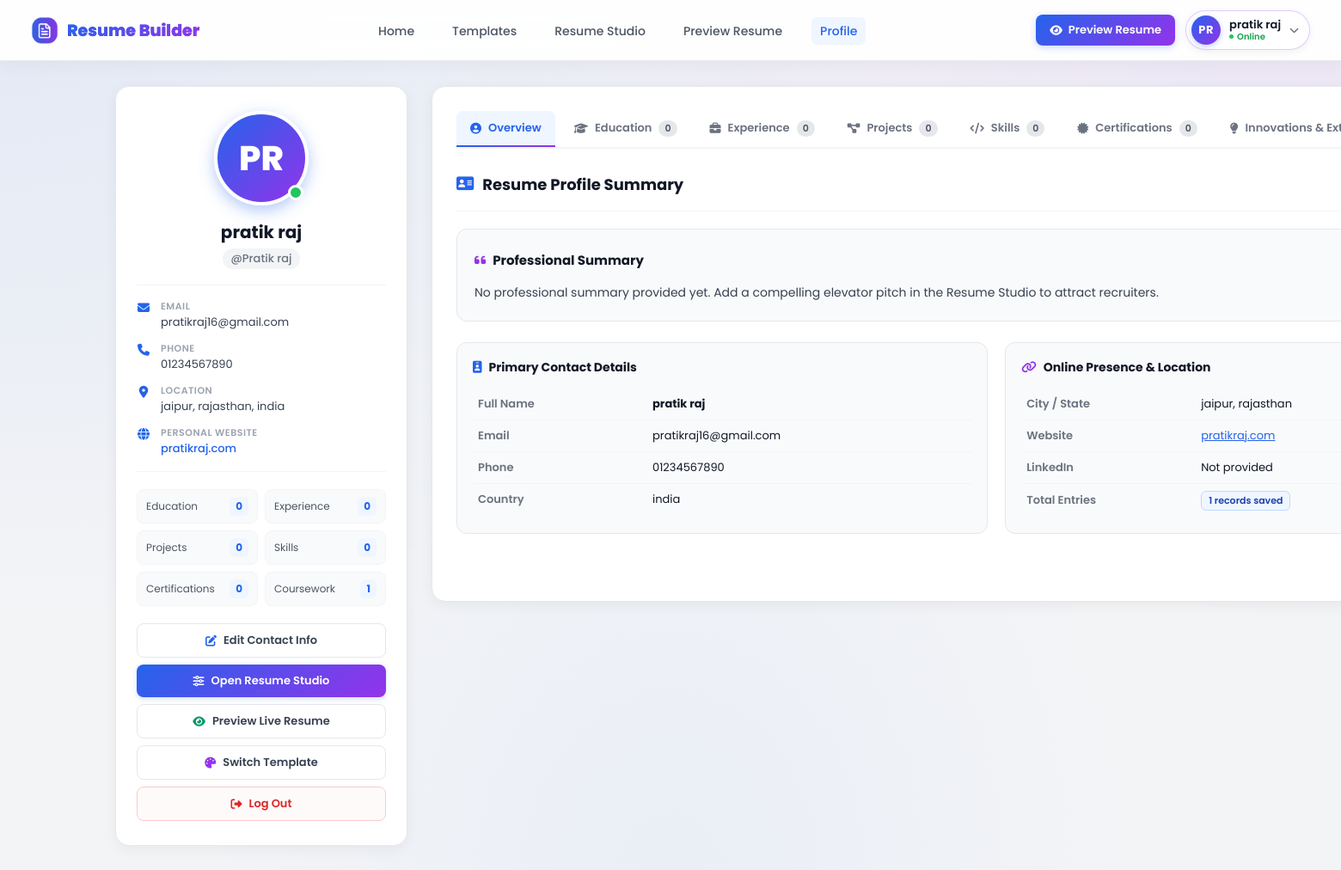
Screenshot of /profile (signed in) with the database file from the repository.
### tables this page shows
CREATE TABLE contacts (
            id INTEGER PRIMARY KEY AUTOINCREMENT,
            user_id INTEGER NOT NULL,
            fullname TEXT NOT NULL,
            email TEXT NOT NULL,
            phone TEXT NOT NULL,
            p_web TEXT NOT NULL,
            l_web TEXT NOT NULL,
            Country TEXT NOT NULL,
            State TEXT NOT NULL,
            City TEXT NOT NULL
        );

CREATE TABLE users (
            user_id INTEGER PRIMARY KEY AUTOINCREMENT,
            name TEXT NOT NULL,
            email TEXT UNIQUE NOT NULL,
            username TEXT UNIQUE NOT NULL,
            password TEXT NOT NULL
        , template TEXT DEFAULT 'classic');

### app.py (the view)
@app.route("/profile")
@login_required
def profile():
    user_id = session.get("user_id")
    user, contacts, education, summary, experience, projects, skills, certifications, innovations, coursework = get_user_by_id(user_id)
    stats = {
        'education': len(education) if education else 0,
        'experience': len(experience) if experience else 0,
        'projects': len(projects) if projects else 0,
        'skills': len(skills) if skills else 0,
        'certifications': len(certifications) if certifications else 0,
        'innovations': len(innovations) if innovations else 0,
        'coursework': len(coursework) if coursework else 0
    }
    stats['total'] = sum(stats.values())
    return render_template(
        "profile.html",
        user=user,
        contacts=contacts,
        education=education,
        summary=summary,
        experience=experience,
        projects=projects,
        skills=skills,
        certifications=certifications,
        innovations=innovations,
        coursework=coursework,
        stats=stats
    )

### app.py (called while the page is built)
def login_required(f):
    @wraps(f)
    def decorated_function(*args, **kwargs):
        if session.get('user_id') is None and not session.get('is_admin'):
            return redirect(url_for('login'))
        return f(*args, **kwargs)
    return decorated_function

### templates/profile.html (shortened to what this page needs)
<!DOCTYPE html>
<html lang="en">
<head>
    <link rel="stylesheet" href="https://cdnjs.cloudflare.com/ajax/libs/font-awesome/6.7.2/css/all.min.css">
    <link rel="stylesheet" type="text/css" href="/static/profile.css">
</head>
<body>
    <div class="navbar">
        <div class="logo">
            <img src="../static/Images/logo (2).png" alt="Logo">
            <a href="/">Resume Builder</a>
        </div>
        <ul>
            <li><a href="/">Home</a></li>
            <li><a href="/tempage">Templates</a></li>
            <li><a href="/homepage">Resume Studio</a></li>
            <li><a href="/previewForm">Preview Resume</a></li>
            <li><a href="/profile" class="active">Profile</a></li>
        </ul>
        <div class="nav-right-cluster">
            <a href="/previewForm" class="btn btn-primary">
                <i class="fa-solid fa-eye"></i> Preview Resume
            </a>
            <div class="user-menu-pill" title="Account Menu">
                <div class="user-pill-btn">
                    <div class="user-avatar-badge">
                        {{ current_user.initials if current_user else 'U' }}
                    </div>
                    <div class="user-pill-info">
                        <span class="user-pill-name">{{ current_user.name if current_user else (user['name'] if user else 'Candidate') }}</span>
                        <span class="user-pill-tag">Online</span>
                    </div>
                    <i class="fa-solid fa-chevron-down user-pill-caret"></i>
                </div>
            </div>
        </div>
    </div>
    <div class="profile-page-container">
        <div class="profile-main-grid">
            <div class="profile-card-left">
                <div class="profile-avatar-wrapper">
                    <div class="profile-avatar-large">
                        {{ current_user.initials if current_user else (user['name'][:2].upper() if user and user['name'] else 'U') }}
                    </div>
                    <div class="profile-avatar-badge-status" title="Status: Online"></div>
                </div>
                <h2 class="profile-user-name">{{ contacts['fullname'] if contacts and contacts['fullname'] else (user['name'] if user else 'Candidate') }}</h2>
                <span class="profile-user-username">@{{ user['username'] if user else 'user' }}</span>
                <div class="profile-details-list">
                    <div class="detail-item">
                        <i class="fa-solid fa-envelope"></i>
                        <div class="detail-item-content">
                            <strong>Email</strong>
                            <span>{{ user['email'] if user else (contacts['email'] if contacts else 'Not added') }}</span>
                        </div>
                    </div>
                    <div class="detail-item">
                        <i class="fa-solid fa-phone"></i>
                        <div class="detail-item-content">
                            <strong>Phone</strong>
                            <span>{{ contacts['phone'] if (contacts and contacts['phone']) else 'Not added' }}</span>
                        </div>
                    </div>
                    <div class="detail-item">
                        <i class="fa-solid fa-location-dot"></i>
                        <div class="detail-item-content">
                            <strong>Location</strong>
                            <span>
                                {% if contacts and (contacts['City'] or contacts['State'] or contacts['Country']) %}
                                    {{ contacts['City'] }}{% if contacts['State'] %}, {{ contacts['State'] }}{% endif %}{% if contacts['Country'] %}, {{ contacts['Country'] }}{% endif %}
                                {% else %}
                                    Not specified
                                {% endif %}
                            </span>
                        </div>
                    </div>
                    {% if contacts and contacts['p_web'] %}
                    <div class="detail-item">
                        <i class="fa-solid fa-globe"></i>
                        <div class="detail-item-content">
                            <strong>Personal Website</strong>
                            <a href="{{ contacts['p_web'] }}" target="_blank" rel="noopener noreferrer">{{ contacts['p_web'] }}</a>
                        </div>
                    </div>
                    {% endif %}
                </div>
                <div class="profile-stats-grid">
                    <div class="stat-pill">
                        <span>Education</span>
                        <strong>{{ stats.education if stats else (education|length) }}</strong>
                    </div>
                    <div class="stat-pill">
                        <span>Experience</span>
                        <strong>{{ stats.experience if stats else (experience|length) }}</strong>
                    </div>
                    <div class="stat-pill">
                        <span>Projects</span>
                        <strong>{{ stats.projects if stats else (projects|length) }}</strong>
                    </div>
                    <div class="stat-pill">
                        <span>Skills</span>
                        <strong>{{ stats.skills if stats else (skills|length) }}</strong>
                    </div>
                    <div class="stat-pill">
                        <span>Certifications</span>
                        <strong>{{ stats.certifications if stats else (certifications|length) }}</strong>
                    </div>
                    <div class="stat-pill">
                        <span>Coursework</span>
                        <strong>{{ stats.coursework if stats else (coursework|length) }}</strong>
                    </div>
                </div>
                <div class="profile-actions-stack">
                    {% if contacts and contacts['id'] %}
                    <a href="/edit_contact/{{ contacts['id'] }}" class="btn-card-action">
                        <i class="fa-solid fa-pen-to-square" style="color: #2563eb;"></i> Edit Contact Info
                    </a>
                    {% else %}
                    <a href="/homepage" class="btn-card-action">
                        <i class="fa-solid fa-plus" style="color: #2563eb;"></i> Add Contact Info
                    </a>
                    {% endif %}
                    <a href="/homepage" class="btn-card-action btn-card-primary">
                        <i class="fa-solid fa-sliders"></i> Open Resume Studio
                    </a>
                    <a href="/previewForm" class="btn-card-action">
                        <i class="fa-solid fa-eye" style="color: #059669;"></i> Preview Live Resume
                    </a>
                    <a href="/tempage" class="btn-card-action">
                        <i class="fa-solid fa-palette" style="color: #9333ea;"></i> Switch Template
                    </a>
                    <a href="/logout" class="btn-card-action btn-card-danger">
                        <i class="fa-solid fa-right-from-bracket"></i> Log Out
                    </a>
                </div>
            </div>
            <div class="profile-content-right">
                <div class="tabs-scroll-container">
                    <div class="profile-tabs">
                        <button class="active" onclick="showTab(event, 'tab-overview')">
                            <i class="fa-solid fa-circle-user"></i> Overview
                        </button>
                        <button onclick="showTab(event, 'tab-education')">
                            <i class="fa-solid fa-graduation-cap"></i> Education
                            <span class="tab-badge">{{ stats.education if stats else (education|length) }}</span>
                        </button>
                        <button onclick="showTab(event, 'tab-experience')">
                            <i class="fa-solid fa-briefcase"></i> Experience
                            <span class="tab-badge">{{ stats.experience if stats else (experience|length) }}</span>
                        </button>
                        <button onclick="showTab(event, 'tab-projects')">
                            <i class="fa-solid fa-diagram-project"></i> Projects
                            <span class="tab-badge">{{ stats.projects if stats else (projects|length) }}</span>
                        </button>
                        <button onclick="showTab(event, 'tab-skills')">
                            <i class="fa-solid fa-code"></i> Skills
                            <span class="tab-badge">{{ stats.skills if stats else (skills|length) }}</span>
                        </button>
                        <button onclick="showTab(event, 'tab-certifications')">
                            <i class="fa-solid fa-certificate"></i> Certifications
                            <span class="tab-badge">{{ stats.certifications if stats else (certifications|length) }}</span>
                        </button>
                        <button onclick="showTab(event, 'tab-innovations')">
                            <i class="fa-solid fa-lightbulb"></i> Innovations & Extra
                        </button>
                    </div>
                </div>
                <div id="tab-overview" class="tab-content active">
                    <div class="tab-header-row">
                        <h3><i class="fa-solid fa-address-card" style="color: #2563eb;"></i> Resume Profile Summary</h3>
                    </div>
                    <div class="overview-summary-card">
                        <div class="overview-summary-header">
                            <h4 style="font-size: 15px; font-weight: 700; color: #111827; display: flex; align-items: center; gap: 8px;">
                                <i class="fa-solid fa-quote-left" style="color: #9333ea;"></i> Professional Summary
                            </h4>
                        </div>
                        <p class="overview-summary-text">
                            {{ summary.summary_text if (summary and summary.summary_text) else 'No professional summary provided yet. Add a compelling elevator pitch in the Resume Studio to attract recruiters.' }}
                        </p>
                    </div>
                    <div class="overview-grid-2col">
                        <div class="overview-card-panel">
                            <h4><i class="fa-solid fa-id-badge" style="color: #2563eb;"></i> Primary Contact Details</h4>
                            <table class="overview-info-table">
                                <tr>
                                    <td>Full Name</td>
                                    <td><strong>{{ contacts['fullname'] if contacts and contacts['fullname'] else (user['name'] if user else 'Not provided') }}</strong></td>
                                </tr>
                                <tr>
                                    <td>Email</td>
                                    <td>{{ user['email'] if user else (contacts['email'] if contacts else 'Not provided') }}</td>
                                </tr>
                                <tr>
                                    <td>Phone</td>
                                    <td>{{ contacts['phone'] if (contacts and contacts['phone']) else 'Not provided' }}</td>
                                </tr>
                                <tr>
                                    <td>Country</td>
                                    <td>{{ contacts['Country'] if (contacts and contacts['Country']) else 'Not provided' }}</td>
                                </tr>
                            </table>
                        </div>
                        <div class="overview-card-panel">
                            <h4><i class="fa-solid fa-link" style="color: #9333ea;"></i> Online Presence & Location</h4>
                            <table class="overview-info-table">
                                <tr>
                                    <td>City / State</td>
                                    <td>
                                        {% if contacts and (contacts['City'] or contacts['State']) %}
                                            {{ contacts['City'] }}{% if contacts['State'] %}, {{ contacts['State'] }}{% endif %}
                                        {% else %}
                                            Not provided
                                        {% endif %}
                                    </td>
                                </tr>
                                <tr>
                                    <td>Website</td>
                                    <td>
                                        {% if contacts and contacts['p_web'] %}
                                        <a href="{{ contacts['p_web'] }}" target="_blank" style="color: #2563eb;">{{ contacts['p_web'] }}</a>
                                        {% else %}
                                        Not provided
                                        {% endif %}
                                    </td>
                                </tr>
                                <tr>
                                    <td>LinkedIn</td>
                                    <td>
                                        {% if contacts and contacts['l_web'] %}
                                        <a href="{{ contacts['l_web'] }}" target="_blank" style="color: #2563eb;">{{ contacts['l_web'] }}</a>
                                        {% else %}
                                        Not provided
                                        {% endif %}
                                    </td>
                                </tr>
                                <tr>
                                    <td>Total Entries</td>
                                    <td><span class="meta-pill meta-pill-primary">{{ stats.total if stats else '0' }} records saved</span></td>
                                </tr>
                            </table>
                        </div>
                    </div>
                </div>
            </div>
        </div>
    </div>
</body>
</html>

### rows the page displays
contacts: fullname "pratik raj", phone "01234567890", City "jaipur", State "rajasthan", Country "india", p_web "pratikraj.com"
users: username "Pratik raj", email "pratikraj16@gmail.com"

### other values shown
{{ current_user.initials if current_user else 'U' }} "PR"
{{ stats.education if stats else (education|length) }} "0"
{{ stats.experience if stats else (experience|length) }} "0"
{{ stats.projects if stats else (projects|length) }} "0"
{{ stats.skills if stats else (skills|length) }} "0"
{{ stats.certifications if stats else (certifications|length) }} "0"
{{ stats.coursework if stats else (coursework|length) }} "1"
{{ stats.total if stats else '0' }} "1"
